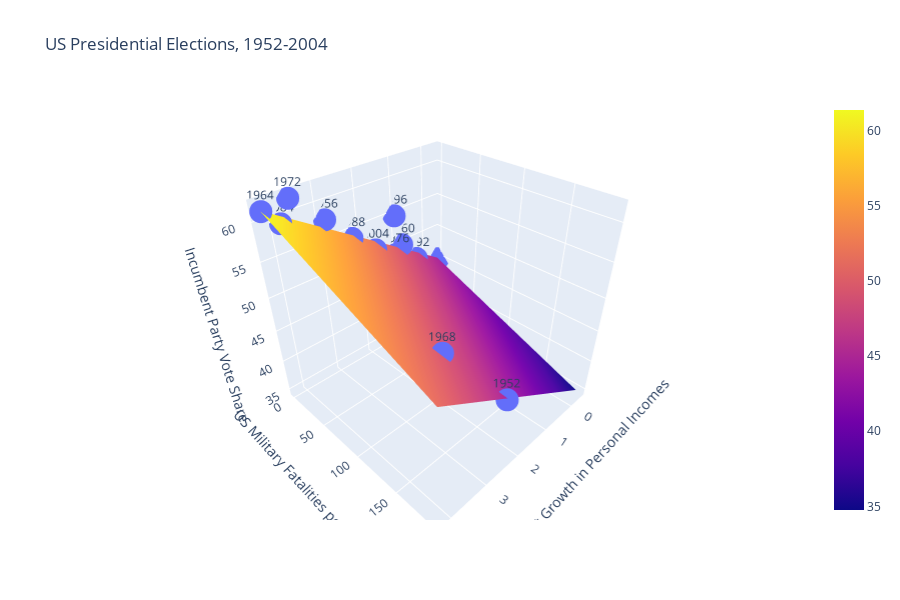

Here is the notebook cell this chart was saved with:
### Code cell
regression_3d(
    train,
    x='Average Recent Growth in Personal Incomes', 
    y='US Military Fatalities per Million', 
    z='Incumbent Party Vote Share', 
    text='Year', 
    title='US Presidential Elections, 1952-2004'
)
